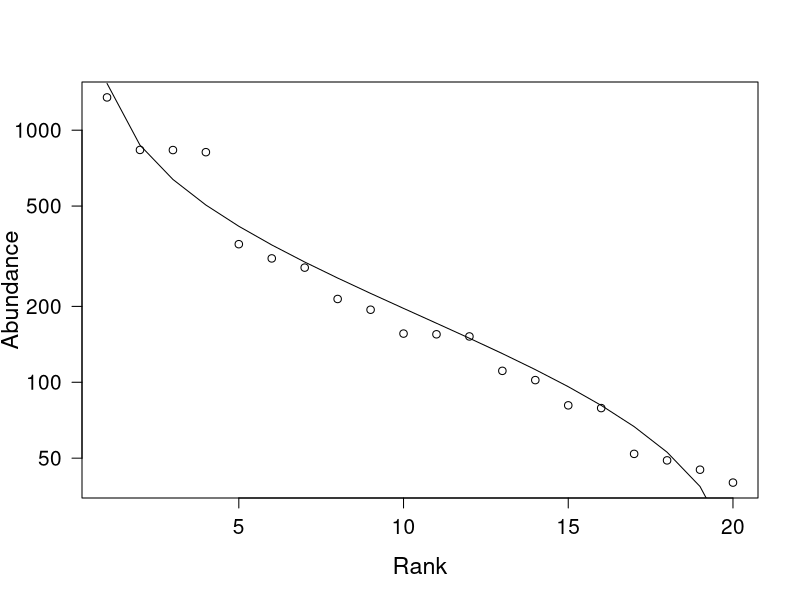
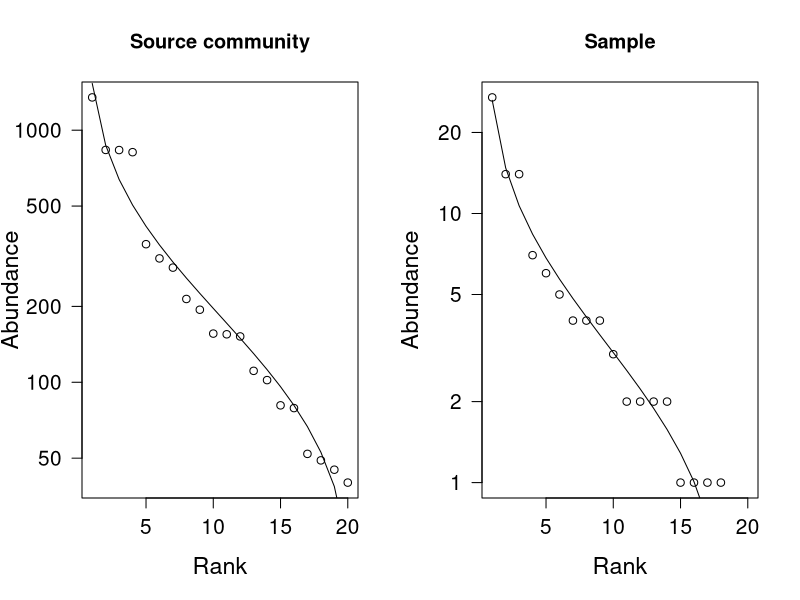
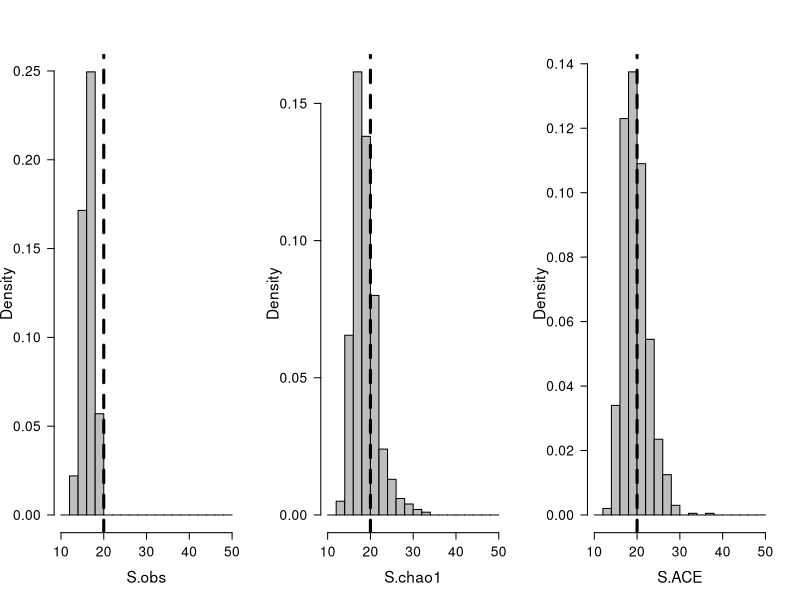
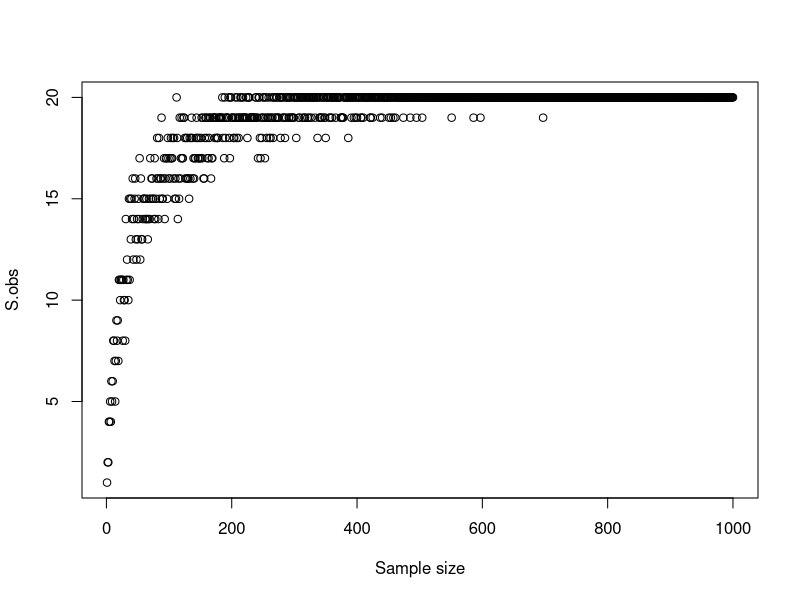

Recreate these plots in R, in order.
## ---- chunk 1
rm(list = ls()) # clear working directory
## ---- chunk 2
x <- sample(1:15, size = 1)

if (x <= 10) {
  paste("x is", x, "and is less than, or equal to, 10")
} else {
  paste("x is", x, "and is greater than 10")
}
## ---- chunk 3
x <- sample(1:15, size=1)

if (x==10){
  paste("x is", x, "and is equal to 10")
} else if (x < 10) {
  paste("x is", x, "is less than 10")
} else {
  paste("x is", x, "is greater than 10")
}
## ---- chunk 4
for(i in 1:10){
  print(i)
}
## ---- chunk 5
x <- c("apples", "oranges", "bananas", "strawberries") # x is a vector of fruit names

for (i in x) {
    print(i)
}
## ---- chunk 6
for (i in seq(x)) {
    print(x[i])
}
## ---- chunk 7
for (i in seq(x)) {
  len <- nchar(x[i])
  print(len)
}

len <- ""
for (i in seq(x)) {
  len[i] <- nchar(x[i])
}
print(len)
## ---- chunk 8
len <- sapply(x, nchar)

#the output of sapply is a "named int", but this can by easily coerced to a vector.
len <- as.vector(len)
print(len)
## ---- chunk 9
for(i in 1:10){
  if(i %% 3 == 0){
    print(i)
  }
}
## ---- chunk 10
i <- 1
while (i < 10) {
    print(i)
    i <- i + 1
}
## ---- chunk 11
#clear the environment
rm(list=ls())

# for reproducible results we will set the seed
set.seed(6)

# draw 20 random numbers from log-normal distribution with a mean of 5 (log scale)
jelly.jar <- rlnorm(n = 20, meanlog = 5 )

# force numbers to integers
jelly.jar <- as.integer(jelly.jar)
## ---- chunk 12
require (vegan)
RACresults <- rad.lognormal(jelly.jar)
plot(RACresults, las = 1, cex.lab = 1.4, cex.axis = 1.25)
## ---- chunk 13
sample.community <- function (x,n){
  
  # write out an explicit vector of the community
  all.individuals <- rep(seq(x), x)
  
  # take n samples from the community
  survey <- sample(all.individuals,n)
  
  # prepare vector of species with 0 in each bin 
  survey.sum <- rep(0, length(x))
  
  # add 1 to species bin each time an individual of that species was sampled 
    for ( i in survey){
     survey.sum[i] <- survey.sum[i] + 1
    }
  return(survey.sum)
}
## ---- chunk 14
# for reproducible results we will set the seed
set.seed(3)

# sample using our function
sample.jelly <- sample.community(x = jelly.jar, n = 100)

# generate RAC using vegan
RACsample <- rad.lognormal(sample.jelly)
plot.new()
par(mfrow = c(1, 2))
plot(RACresults, las = 1, cex.lab = 1.4, cex.axis = 1.25, xlim = c(1, 20), 
     main = "Source community")
plot(RACsample, las = 1, cex.lab = 1.4, cex.axis = 1.25, xlim = c(1, 20), 
     main = "Sample")
## ---- chunk 15
sample.community <- function (x, n){
  
  # sample size cannot exceed community size
  if (n > sum(x)) stop ("Sample size cannot exceed total size of community")
  
  # write out an explicit vector of the community  
  all.individuals <- rep(seq(x), x)
  
  # take n samples from the community
  survey <- sample(all.individuals, n)
  
  # prepare vector of species with 0 in each bin
  survey.sum <- rep(0, length(x))
  
  # add 1 to species bin each time an individual of that species was sampled 
    for ( i in survey){
     survey.sum[i] <- survey.sum[i] + 1
    }
  return(survey.sum)
}
## ---- chunk 16
S <- estimateR(sample.jelly)
S
## ---- chunk 17
# Number of individuals per sample
n <- 100

# Number of repeated samples
N <- 1000

# Initialize matrix to store results
repeated.S <- matrix(NA, nrow = N, ncol = length(S))
colnames(repeated.S) <- names(S)

# Resample and store results
for (i in seq(N)){
  sample.jelly <- sample.community(x = jelly.jar, n = n)
  repeated.S[i,] <- as.vector(estimateR(sample.jelly))
}

# Plot distribution of results as histogram
plot.new()
par(mfrow = c(1, 3)) 

# Find range of all data so plots have same x-axis
# x.lim <- range(repeated.S[,c("S.obs", "S.chao1", "S.ACE")])

for (i in c("S.obs", "S.chao1", "S.ACE")){
  hist(repeated.S[,i], prob = TRUE,  cex.lab = 1.4, cex.axis = 1.25,
       xlab = i, main = NULL, col = "grey", las = 1, 
       #xlim = x.lim, breaks = seq(x.lim[1], x.lim[2] + 1, by = 2))
       xlim = c(10, 50), breaks = seq(10, 50, by = 2))
  
  #add dashed line to mark true S
  abline(v = length(jelly.jar), lty = 2, lwd = 3)
}
## ---- chunk 18
#take a single sample of size N from the source community
N <- 1000
sample.jelly <- sample.community(jelly.jar, n = N)

#generate vector to store results
S.collectors <- rep(NA, N)

#loop through 1:N and check S.obs for sub-samples
for (i in 1:N){
  sub.sample <-  sample.community(sample.jelly, n = i)
  S.collectors[i] <- estimateR(sub.sample)["S.obs"]
}
# Plot results
plot.new()
par(mfrow = c(1, 1))
plot(1:N, S.collectors, xlab = "Sample size", ylab = "S.obs")
## ---- chunk 19
ShanH <- function(x){
  H = 0
  for (i in seq(x)){
      p_i = x[i] / sum(x)
      H = H + p_i*log(p_i) 
  }
  return(-H)
}
